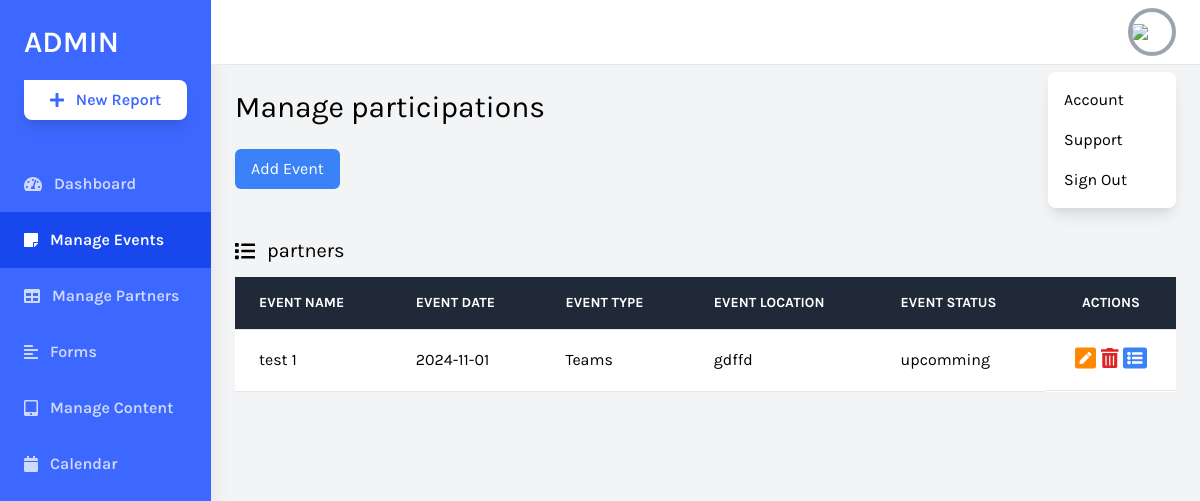
Screenshot of /daskboard/events.php with the database file from the repository.
### tables this page shows
CREATE TABLE `evenements` (
  `IDevent` int(11) NOT NULL,
  `Nom` varchar(20) NOT NULL,
  `Description` varchar(1000) NOT NULL,
  `Location` varchar(100) NOT NULL,
  `Date` date NOT NULL,
  `startTime` time NOT NULL,
  `endTime` time NOT NULL,
  `eventType` varchar(20) NOT NULL,
  `Status` varchar(20) NOT NULL,
  `eventImage` blob NOT NULL
);

### daskboard/events.php (the view, shortened to what this page needs)
<?php
include "conn.php";
$req = "select * from evenements";
$res = mysqli_query($conn, $req);
?>
<!DOCTYPE html>
<html lang="en">
<head>
    <link rel="stylesheet" href="https://cdnjs.cloudflare.com/ajax/libs/font-awesome/4.7.0/css/font-awesome.min.css">
    <link href="https://cdnjs.cloudflare.com/ajax/libs/tailwindcss/2.2.19/tailwind.min.css" rel="stylesheet">
</head>
<body class="bg-gray-100 font-family-karla flex">
    <aside class="relative bg-sidebar h-screen w-64 hidden sm:block shadow-xl">
        <div class="p-6">
            <a href="index.php" class="text-white text-3xl font-semibold uppercase hover:text-gray-300">Admin</a>
            <button
                class="w-full bg-white cta-btn font-semibold py-2 mt-5 rounded-br-lg rounded-bl-lg rounded-tr-lg shadow-lg hover:shadow-xl hover:bg-gray-300 flex items-center justify-center">
                <i class="fas fa-plus mr-3"></i> New Report
            </button>
        </div>
        <nav class="text-white text-base font-semibold pt-3">
            <a href="index.php" class="flex items-center text-white opacity-75 hover:opacity-100 py-4 pl-6 nav-item">
                <i class="fas fa-tachometer-alt mr-3"></i>
                Dashboard
            </a>
            <a href="events.php" class="flex items-center active-nav-link text-white py-4 pl-6 nav-item">
                <i class="fas fa-sticky-note mr-3"></i>
                Manage Events
            </a>
            <a href="partners.php"
                class="flex items-center text-white opacity-75 hover:opacity-100 py-4 pl-6 nav-item">
                <i class="fas fa-table mr-3"></i>
                Manage Partners
            </a>
            <a href="forms.html" class="flex items-center text-white opacity-75 hover:opacity-100 py-4 pl-6 nav-item">
                <i class="fas fa-align-left mr-3"></i>
                Forms
            </a>
            <a href="tabs.php" class="flex items-center text-white opacity-75 hover:opacity-100 py-4 pl-6 nav-item">
                <i class="fas fa-tablet-alt mr-3"></i>
                Manage Content
            </a>
            <a href="calendar.php"
                class="flex items-center text-white opacity-75 hover:opacity-100 py-4 pl-6 nav-item">
                <i class="fas fa-calendar mr-3"></i>
                Calendar
            </a>
        </nav>
    </aside>
    <div class="relative w-full flex flex-col h-screen overflow-y-hidden">
        <header class="w-full items-center bg-white py-2 px-6 hidden sm:flex">
            <div x-data="{ isOpen: false }" class="relative w-1/2 flex justify-end">
                <button @click="isOpen = !isOpen"
                    class="realtive z-10 w-12 h-12 rounded-full overflow-hidden border-4 border-gray-400 hover:border-gray-300 focus:border-gray-300 focus:outline-none">
                    <img src="https://source.unsplash.com/uJ8LNVCBjFQ/400x400">
                </button>
                <button x-show="isOpen" @click="isOpen = false"
                    class="h-full w-full fixed inset-0 cursor-default"></button>
                <div x-show="isOpen" class="absolute w-32 bg-white rounded-lg shadow-lg py-2 mt-16">
                    <a href="#" class="block px-4 py-2 account-link hover:text-white">Account</a>
                    <a href="#" class="block px-4 py-2 account-link hover:text-white">Support</a>
                    <a href="logout.php" class="block px-4 py-2 account-link hover:text-white">Sign Out</a>
                </div>
            </div>
        </header>
        <div class="w-full h-screen overflow-x-hidden border-t flex flex-col">
            <main class="w-full flex-grow p-6">
                <h1 class="text-3xl text-black pb-6">Manage participations</h1>
                <button id="openModalButton"
                    class="px-4 py-2 bg-blue-500 text-white rounded-md hover:bg-blue-600 focus:outline-none">
                    Add Event
                </button>
                <div class="w-full mt-12">
                    <p class="text-xl pb-3 flex items-center">
                        <i class="fas fa-list mr-3"></i> partners
                    </p>
                    <div class="bg-white overflow-auto">
                        <table class="text-left w-full border-collapse">
                            <thead>
                                <tr class="bg-gray-800 text-white">
                                    <th
                                        class="py-4 px-6 bg-grey-lightest font-bold uppercase text-sm text-grey-dark border-b border-grey-light">
                                        Event Name</th>
                                    <th
                                        class="py-4 px-6 bg-grey-lightest font-bold uppercase text-sm text-grey-dark border-b border-grey-light">
                                        Event Date</th>
                                    <th
                                        class="py-4 px-6 bg-grey-lightest font-bold uppercase text-sm text-grey-dark border-b border-grey-light">
                                        Event Type</th>
                                    <th
                                        class="py-4 px-6 bg-grey-lightest font-bold uppercase text-sm text-grey-dark border-b border-grey-light">
                                        Event Location</th>
                                    <th
                                        class="py-4 px-6 bg-grey-lightest font-bold uppercase text-sm text-grey-dark border-b border-grey-light">
                                        Event Status</th>
                                    <th
                                        class="text-center py-4 px-6 bg-grey-lightest font-bold uppercase text-sm text-grey-dark border-b border-grey-light">
                                        Actions</th>
                                </tr>
                            </thead>
                            <tbody>
                                <tr class="hover:bg-grey-lighter">
                                    <?php
                                    if(mysqli_num_rows($res)) {
                                        while($row = mysqli_fetch_assoc($res)) {
                                            echo "<td class='py-4 px-6 border-b border-grey-light'>" .$row['Nom'] ."</td>";
                                            echo "<td class='py-4 px-6 border-b border-grey-light'>" .$row['Date'] ."</td>";
                                            echo "<td class='py-4 px-6 border-b border-grey-light'>" .$row['eventType'] ."</td>";
                                            echo "<td class='py-4 px-6 border-b border-grey-light'>" .$row['Location'] ."</td>";
                                            echo "<td class='py-4 px-6 border-b border-grey-light'>" .$row['Status'] ."</td>";
                                            echo "<td class='py-4 px-6 border-b border-grey-light flex items-center justify-evenly'>
                                            <a href='editEvent.php?eventID=".$row['IDevent']."'>
                                            <i class='fas fa-pen-square text-2xl'
                                                style='color: rgb(255, 136, 0);'></i></a>
                                        <a href='deteleEvent.php?eventID=".$row['IDevent']."'>
                                            <i class='fas fa-trash-alt text-xl text-red-600' aria-hidden='true'></i></a>
                                        <a href='participants.php?eventID=".$row['IDevent']."'>
                                            <i class='fas fa-list-alt text-2xl text-blue-500' aria-hidden='true'></i>
                                        </a>
                                    </td>
                                </tr>";
                                        }
                                    }
                                    ?>
                            </tbody>
                        </table>
                    </div>
            </main>
        </div>
    </div>
</body>
</html>

### daskboard/events.php (style rules this page uses)
.font-family-karla { font-family: karla; }
.bg-sidebar { background: #3d68ff; }
.cta-btn { color: #3d68ff; }
.active-nav-link { background: #1947ee; }

### rows the page displays
evenements: Nom "test 1", Date "2024-11-01", eventType "Teams", Location "gdffd", Status "upcomming"
